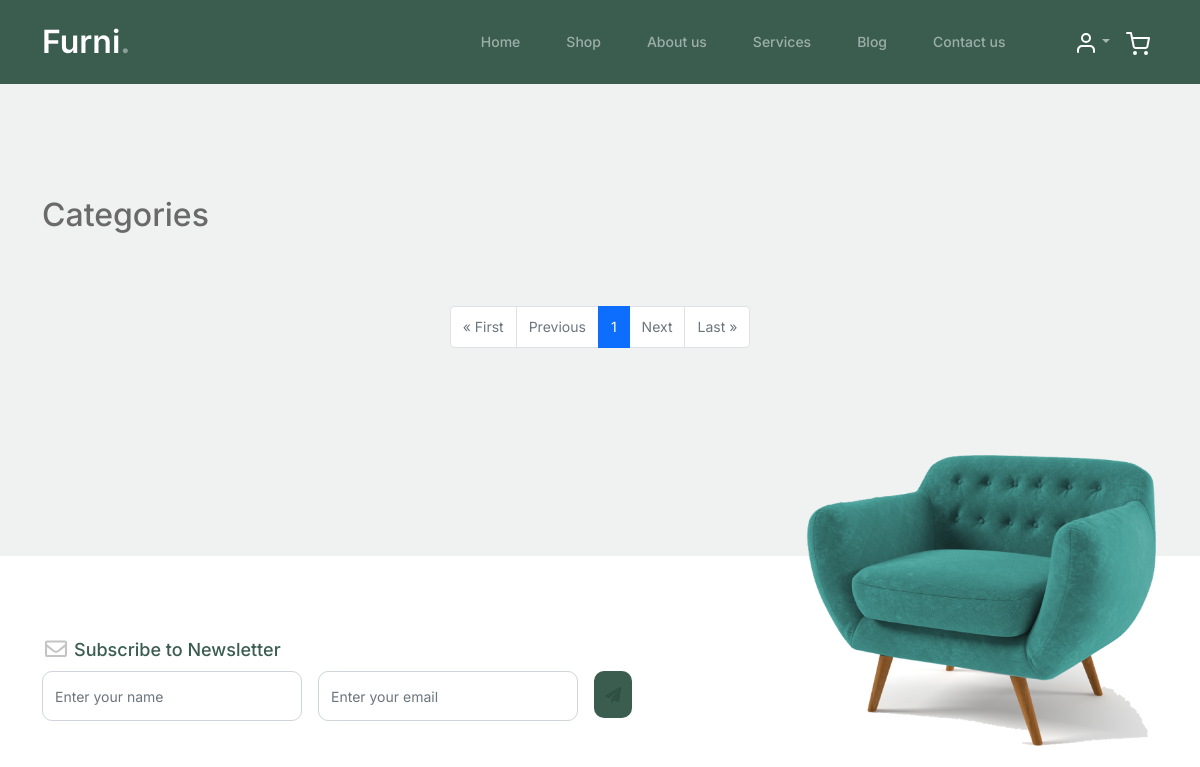
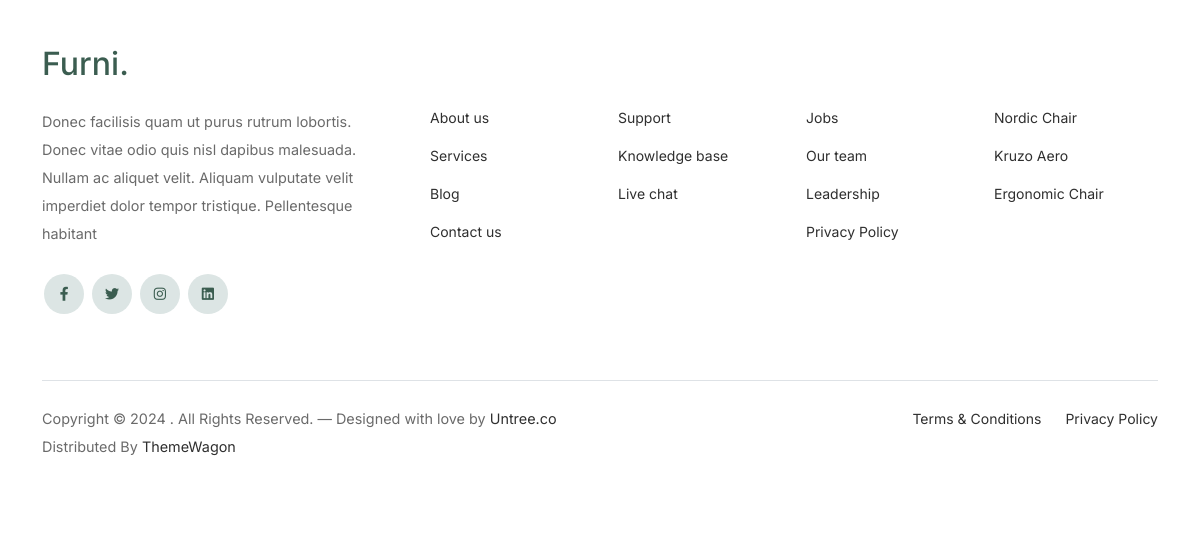
Page /shop/ on the earlier database version (2 pictures, top to bottom).
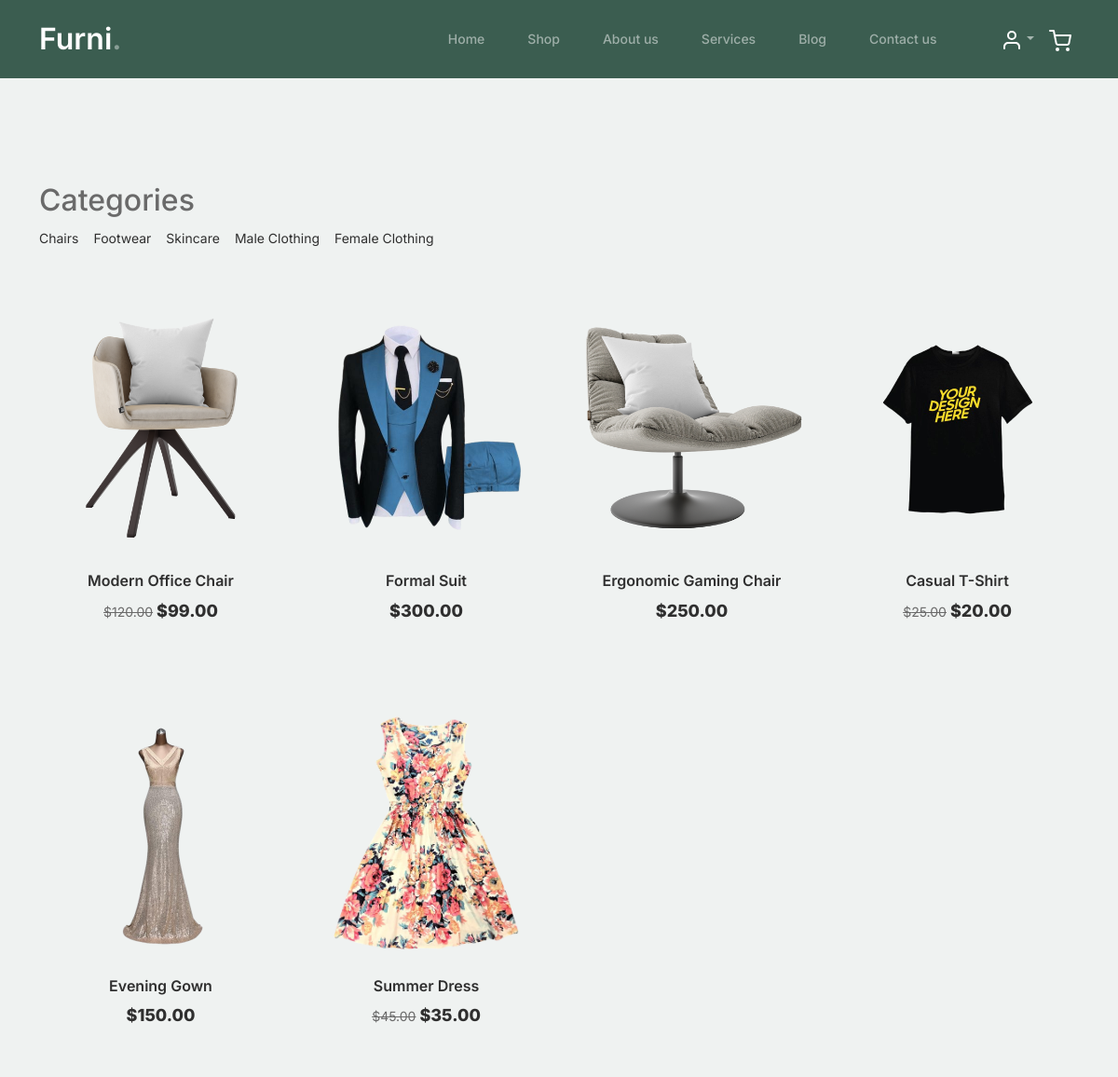
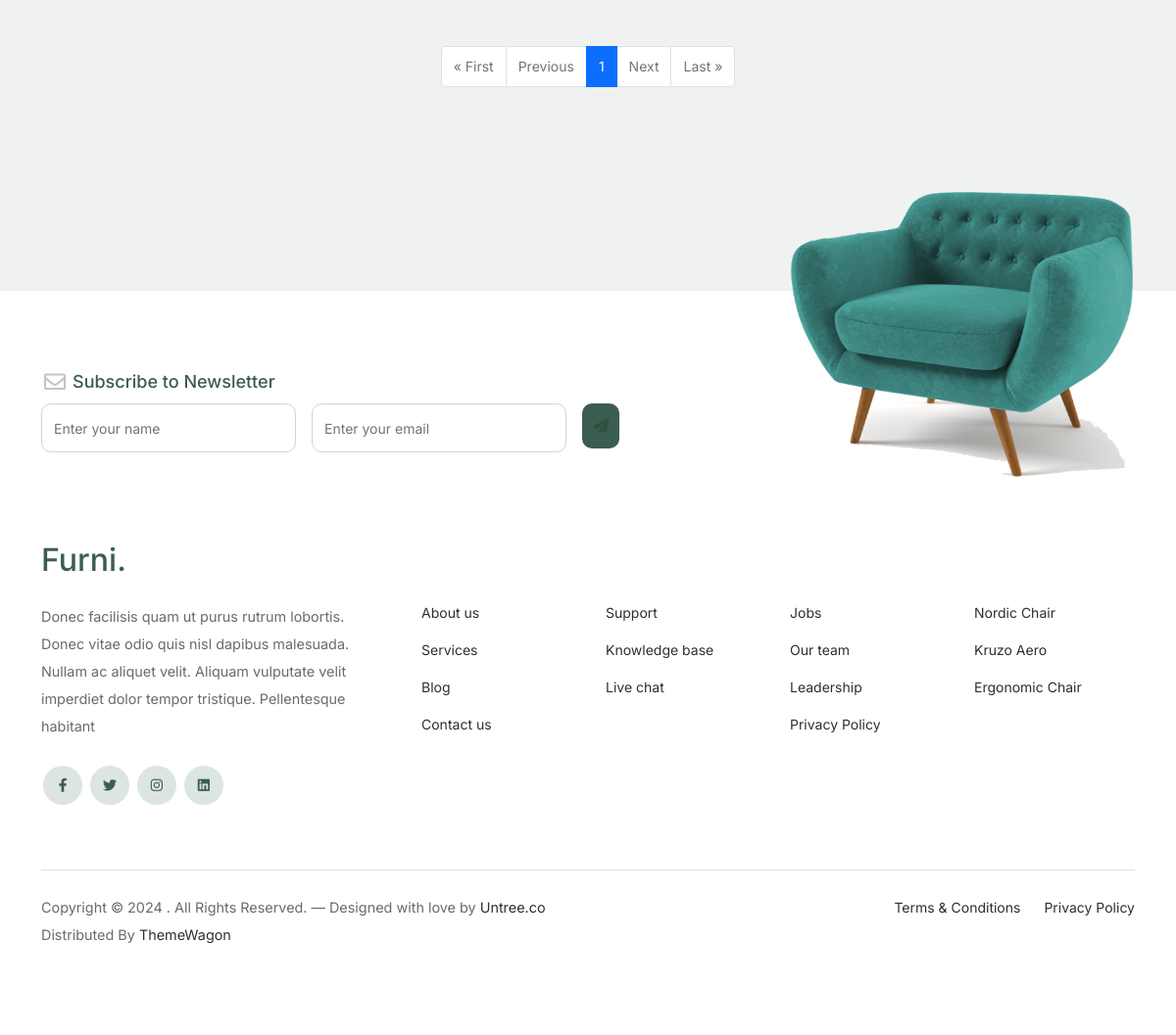
Same page on the later database version (2 pictures, top to bottom).
### ecommerce/models.py (models this page shows, shortened)
class Category(models.Model):
    name = models.CharField(max_length=50)

class Product(models.Model):
    id = models.AutoField(primary_key=True)
    name = models.CharField(max_length=50)
    price = models.DecimalField(default=0, decimal_places=2, max_digits=10)
    description = models.TextField(default="", blank=True, null=True)
    image = models.ImageField(upload_to="uploads/product/")
    is_sale = models.BooleanField(default=False)
    sale_price = models.DecimalField(default=0, max_digits=10, decimal_places=2)
    category = models.ForeignKey(
        Category, on_delete=models.CASCADE, related_name="products", default=1
    )

### ecommerce/views.py (the view)
# urls.py: path("shop/", views.shop, name="shop"),
def shop(request):
    categories = Category.objects.all()
    selected_category = request.GET.get("category")
    products = (
        Product.objects.filter(category__name=selected_category)
        if selected_category
        else Product.objects.all()
    )
    paginator = Paginator(products, 10)  # Show 10 products per page
    page_number = request.GET.get("page")
    page_obj = paginator.get_page(page_number)
    return render(
        request,
        "ecommerce/shop.html",
        {
            "page_obj": page_obj,
            "categories": categories,
            "selected_category": selected_category,
        },
    )

### ecommerce/templates/ecommerce/shop.html (shortened to what this page needs)
{% extends 'base.html' %}
{% load static %}
{% block content %}
<div class="untree_co-section product-section before-footer-section">
  <div class="container">
    <div class="row mb-5">
      <div class="col-lg-12">
        <div class="category-filter">
          <h2>Categories</h2>
          <ul class="list-unstyled d-flex">
            {% for category in categories %}
            <li class="me-3">
              <a href="?category={{ category.name }}" class="text-decoration-none">{{ category.name }}</a>
            </li>
            {% endfor %}
          </ul>
        </div>
      </div>
    </div>
    <div class="row">
      {% for product in page_obj.object_list %}
      <div class="col-12 col-md-4 col-lg-3 mb-5">
        <div class="product-item">
          <img src="{{ product.image.url }}" class="img-fluid product-thumbnail" alt="Product" />
          <h3 class="product-title">{{ product.name }}</h3>
          {% if product.is_sale %}
          <strike>${{ product.price }}</strike>
          <strong class="product-price">${{ product.sale_price }}</strong>
          {% else %}
          <strong class="product-price">${{ product.price }}</strong>
          {% endif %}
        </div>
      </div>
      {% endfor %}
    </div>
    <div class="pagination d-flex justify-content-center">
      <ul class="pagination">
        {% if page_obj.has_previous %}
          <li class="page-item">
            <a class="page-link" href="?page=1{% if selected_category %}&category={{ selected_category }}{% endif %}">&laquo; First</a>
          </li>
          <li class="page-item">
            <a class="page-link" href="?page={{ page_obj.previous_page_number }}{% if selected_category %}&category={{ selected_category }}{% endif %}">Previous</a>
          </li>
        {% else %}
          <li class="page-item disabled">
            <a class="page-link" tabindex="-1">&laquo; First</a>
          </li>
          <li class="page-item disabled">
            <a class="page-link" tabindex="-1">Previous</a>
          </li>
        {% endif %}
        {% for num in page_obj.paginator.page_range %}
          {% if page_obj.number == num %}
            <li class="page-item active">
              <span class="page-link">{{ num }}</span>
            </li>
          {% elif num > page_obj.number|add:-3 and num < page_obj.number|add:3 %}
            <li class="page-item">
              <a class="page-link" href="?page={{ num }}{% if selected_category %}&category={{ selected_category }}{% endif %}">{{ num }}</a>
            </li>
          {% endif %}
        {% endfor %}
        {% if page_obj.has_next %}
          <li class="page-item">
            <a class="page-link" href="?page={{ page_obj.next_page_number }}{% if selected_category %}&category={{ selected_category }}{% endif %}">Next</a>
          </li>
          <li class="page-item">
            <a class="page-link" href="?page={{ page_obj.paginator.num_pages }}{% if selected_category %}&category={{ selected_category }}{% endif %}">Last &raquo;</a>
          </li>
        {% else %}
          <li class="page-item disabled">
            <a class="page-link" tabindex="-1">Next</a>
          </li>
          <li class="page-item disabled">
            <a class="page-link" tabindex="-1">Last &raquo;</a>
          </li>
        {% endif %}
      </ul>
    </div>
  </div>
</div>
{% endblock %}

### ecommerce/templates/base.html (shortened to what this page needs)
{% load static %}
<!DOCTYPE html>
<html lang="en">
  <head>
    <link rel="stylesheet" href="{% static 'css/bootstrap.min.css' %}" />
    <link
      href="https://cdnjs.cloudflare.com/ajax/libs/font-awesome/6.0.0-beta3/css/all.min.css"
      rel="stylesheet"
    />
    <link href="{% static 'css/tiny-slider.css' %}" rel="stylesheet" />
    <link href="{% static 'css/style.css' %}" rel="stylesheet" />
  </head>
  <body>
    <nav
      class="custom-navbar navbar navbar-expand-md navbar-dark bg-dark"
      aria-label="Furni navigation bar"
    >
      <div class="container">
        <a class="navbar-brand" href="/">Furni<span>.</span></a>
        <div class="collapse navbar-collapse" id="navbarsFurni">
          <ul class="custom-navbar-nav navbar-nav ms-auto mb-2 mb-md-0">
            <li class="nav-item">
              <a class="nav-link" href="/">Home</a>
            </li>
            <li><a class="nav-link" href="/shop">Shop</a></li>
            <li><a class="nav-link" href="/about">About us</a></li>
            <li><a class="nav-link" href="/services">Services</a></li>
            <li><a class="nav-link" href="/blog">Blog</a></li>
            <li><a class="nav-link" href="/contact">Contact us</a></li>
          </ul>
          <ul class="custom-navbar-cta navbar-nav mb-2 mb-md-0 ms-5">
            <li class="nav-item dropdown">
              <a
                class="nav-link dropdown-toggle"
                href="#"
                id="userDropdown"
                role="button"
                data-bs-toggle="dropdown"
                aria-expanded="false"
              >
                <img src="{% static 'images/user.svg' %}" alt="User Icon" />
              </a>
            </li>
            <li class="nav-item">
              <a class="nav-link" href="/cart">
                <img src="{% static 'images/cart.svg' %}" alt="Cart Icon" />
              </a>
            </li>
          </ul>
        </div>
      </div>
    </nav>
    {% block content %}{% endblock %}
    <footer class="footer-section">
      <div class="container relative">
        <div class="sofa-img">
          <img
            src="{% static 'images/sofa.png' %}"
            alt="Image"
            class="img-fluid"
          />
        </div>
        <div class="row">
          <div class="col-lg-8">
            <div class="subscription-form">
              <h3 class="d-flex align-items-center">
                <span class="me-1"
                  ><img
                    src="{% static 'images/envelope-outline.svg' %}"
                    alt="Image"
                    class="img-fluid"
                /></span>
                <span>Subscribe to Newsletter</span>
              </h3>
              <form action="#" class="row g-3">
                <div class="col-auto">
                  <input
                    type="text"
                    class="form-control"
                    placeholder="Enter your name"
                  />
                </div>
                <div class="col-auto">
                  <input
                    type="email"
                    class="form-control"
                    placeholder="Enter your email"
                  />
                </div>
                <div class="col-auto">
                  <button class="btn btn-primary">
                    <span class="fa fa-paper-plane"></span>
                  </button>
                </div>
              </form>
            </div>
          </div>
        </div>
        <div class="row g-5 mb-5">
          <div class="col-lg-4">
            <div class="mb-4 footer-logo-wrap">
              <a href="#" class="footer-logo">Furni<span>.</span></a>
            </div>
            <p class="mb-4">
              Donec facilisis quam ut purus rutrum lobortis. Donec vitae odio
              quis nisl dapibus malesuada. Nullam ac aliquet velit. Aliquam
              vulputate velit imperdiet dolor tempor tristique. Pellentesque
              habitant
            </p>
            <ul class="list-unstyled custom-social">
              <li>
                <a href="#"><span class="fa fa-brands fa-facebook-f"></span></a>
              </li>
              <li>
                <a href="#"><span class="fa fa-brands fa-twitter"></span></a>
              </li>
              <li>
                <a href="#"><span class="fa fa-brands fa-instagram"></span></a>
              </li>
              <li>
                <a href="#"><span class="fa fa-brands fa-linkedin"></span></a>
              </li>
            </ul>
          </div>
          <div class="col-lg-8">
            <div class="row links-wrap">
              <div class="col-6 col-sm-6 col-md-3">
                <ul class="list-unstyled">
                  <li><a href="#">About us</a></li>
                  <li><a href="#">Services</a></li>
                  <li><a href="#">Blog</a></li>
                  <li><a href="#">Contact us</a></li>
                </ul>
              </div>
              <div class="col-6 col-sm-6 col-md-3">
                <ul class="list-unstyled">
                  <li><a href="#">Support</a></li>
                  <li><a href="#">Knowledge base</a></li>
                  <li><a href="#">Live chat</a></li>
                </ul>
              </div>
              <div class="col-6 col-sm-6 col-md-3">
                <ul class="list-unstyled">
                  <li><a href="#">Jobs</a></li>
                  <li><a href="#">Our team</a></li>
                  <li><a href="#">Leadership</a></li>
                  <li><a href="#">Privacy Policy</a></li>
                </ul>
              </div>
              <div class="col-6 col-sm-6 col-md-3">
                <ul class="list-unstyled">
                  <li><a href="#">Nordic Chair</a></li>
                  <li><a href="#">Kruzo Aero</a></li>
                  <li><a href="#">Ergonomic Chair</a></li>
                </ul>
              </div>
            </div>
          </div>
        </div>
        <div class="border-top copyright">
          <div class="row pt-4">
            <div class="col-lg-6">
              <p class="mb-2 text-center text-lg-start">
                Copyright &copy;
                . All Rights Reserved. &mdash; Designed with love by
                <a href="https://untree.co">Untree.co</a> Distributed By
                <a href="https://themewagon.com">ThemeWagon</a>
              </p>
            </div>
            <div class="col-lg-6 text-center text-lg-end">
              <ul class="list-unstyled d-inline-flex ms-auto">
                <li class="me-4"><a href="#">Terms &amp; Conditions</a></li>
                <li><a href="#">Privacy Policy</a></li>
              </ul>
            </div>
          </div>
        </div>
      </div>
    </footer>
  </body>
</html>

Differences in the rows shown:
added Category: name "Chairs"
added Category: name "Footwear"
added Category: name "Skincare"
added Category: name "Male Clothing"
added Category: name "Female Clothing"
added Product: image (picture), name "Modern Office Chair", price "120.00", sale_price "99.00"
added Product: image (picture), name "Formal Suit", price "300.00"
added Product: image (picture), name "Ergonomic Gaming Chair", price "250.00"
added Product: image (picture), name "Casual T-Shirt", price "25.00", sale_price "20.00"
added Product: image (picture), name "Evening Gown", price "150.00"
added Product: image (picture), name "Summer Dress", price "45.00", sale_price "35.00"
